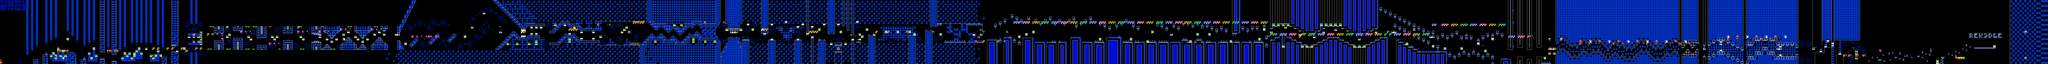

A 2D game scene composited from a Tiled map and its tileset images. What follows is a short description and the map's XML, with each tile layer's data collapsed to a summary:
An orthogonal 861x27 tile map with 16x16 px tiles, 2 tile layers (SP, ...), 2 tilesets, 2 image layers.

<map version="1.10" tiledversion="1.11.0" orientation="orthogonal" renderorder="right-down" width="861" height="27" tilewidth="16" tileheight="16" infinite="0" nextlayerid="5" nextobjectid="1">
 <editorsettings>
  <chunksize width="16" height="27" />
  <export target="../LEVELS/LEVEL DATA/decode.csv" format="csv" />
 </editorsettings>
 <tileset firstgid="1" name="sprites" tilewidth="16" tileheight="16" tilecount="256" columns="16">
  <image source="../../../GRAPHICS/sprites.png" width="256" height="256" />
 </tileset>
 <tileset firstgid="257" name="famidash" tilewidth="16" tileheight="16" tilecount="256" columns="16">
  <image source="../../../GRAPHICS/famidash.bmp" width="256" height="256" />
 </tileset>
 <imagelayer id="3" name="Image Layer 1" parallaxx="0.9" parallaxy="0.9" repeatx="1" repeaty="1">
  <image source="../../../GRAPHICS/Old/parallax Blue.bmp" width="144" height="72" />
 </imagelayer>
 <imagelayer id="4" name="Image Layer 2" offsetx="0" offsety="432" repeatx="1">
  <image source="../../../GRAPHICS/ground.bmp" width="64" height="128" />
 </imagelayer>
 <layer id="1" width="861" height="27">
  <data>[23247 cells, 23247 non-empty, 134 distinct tile ids]</data>
 </layer>
 <layer id="2" name="SP" width="861" height="27">
  <data>[23247 cells, 543 non-empty, 78 distinct tile ids]</data>
 </layer>
</map>
